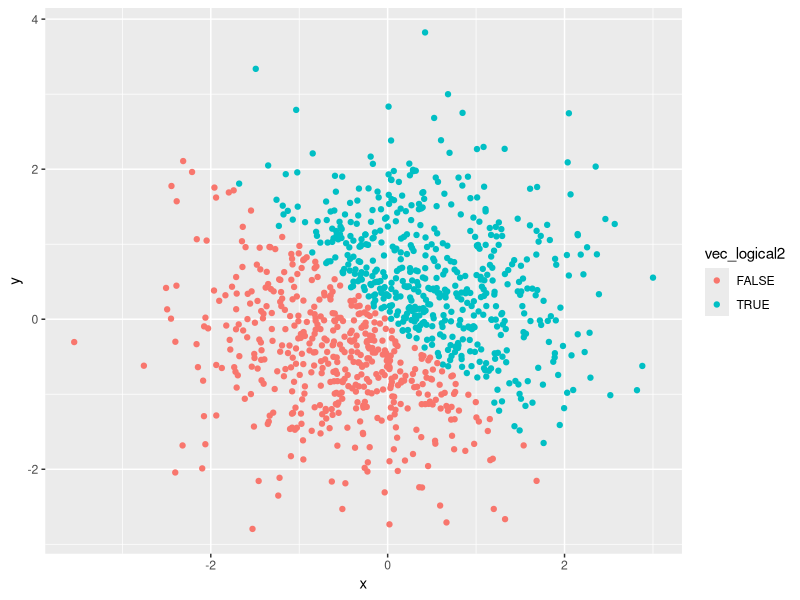
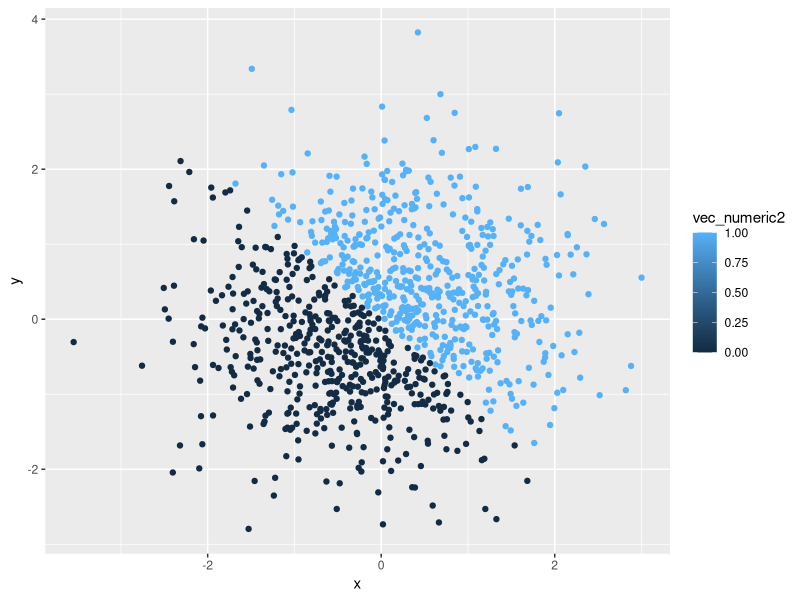
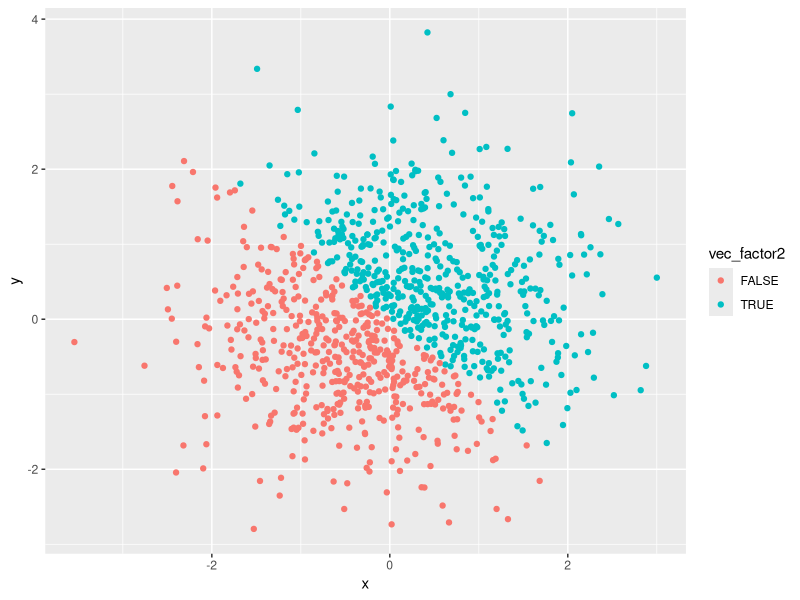
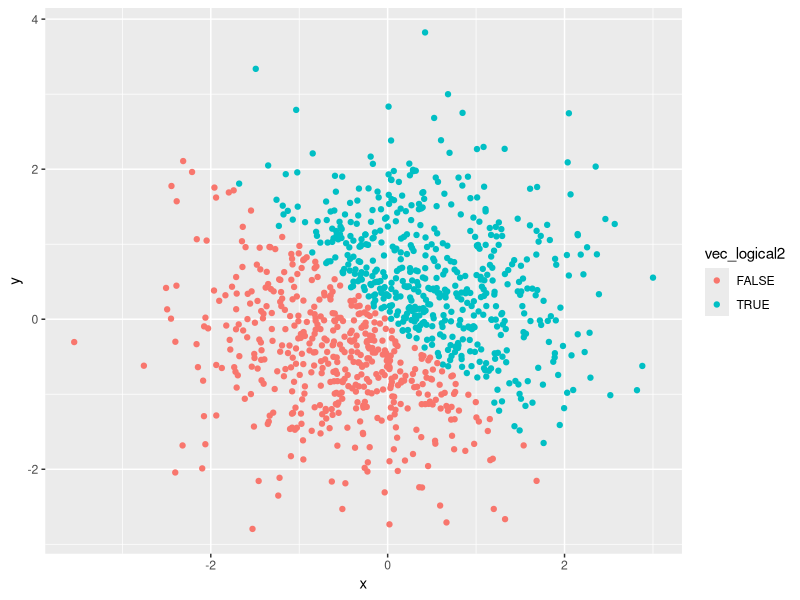

Source code (R) for these figures, in order:
## ---- chunk 1
knitr::opts_chunk$set(echo = TRUE)
library(tidyverse)
## ---- chunk 2
example_df = tibble(
  vec_numeric = runif(10, min = 0 ,max = 5),
  
  vec_logical = (vec_numeric >= 2),
  
  vec_char = c("China", "Japan", "India", "US", "Korea", "France", "Germany", "Qatar", "Brazil", "England"),
  
  vec_factor = factor(c("Asia", "Asia", "Asia", "America", "Asia", "Europe", "Europe", "Asia", "America", "Europe"))
)
## ---- chunk 3
mean(example_df$vec_numeric)

mean(example_df$vec_logical)
## ---- chunk 4
mean(example_df$vec_char)

mean(example_df$vec_factor)
## ---- chunk 5
as.numeric(as.factor(example_df$vec_char))

as.numeric(as.character(example_df$vec_factor))
## ---- chunk 6
example_df2 = tibble(
   x = rnorm(1000),
   
   y = rnorm(1000),
   
   vec_logical2 = (x + y > 0),
   
   vec_numeric2 = as.numeric(vec_logical2),
   
   vec_factor2 = as.factor(vec_logical2)
   
)
## ---- chunk 7
ggplot(example_df2, aes(x = x, y = y, color=vec_logical2)) + geom_point()

ggsave("scatter_plot.pdf", height = 4, width = 6)

ggplot(example_df2, aes(x = x, y = y, color=vec_numeric2)) + geom_point()

ggplot(example_df2, aes(x = x, y = y, color=vec_factor2)) + geom_point()
